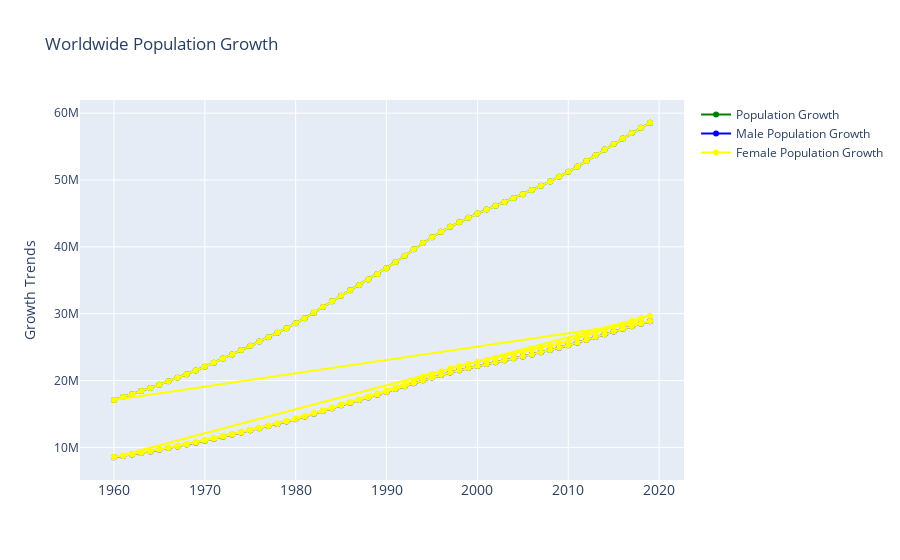

The code cell stored with this chart in its notebook:
### Code cell
fig = go.Figure()
fig.add_trace(
    go.Scatter(x = country_df['Year'],
               y = country_df['Population'],
               mode = 'lines+markers',
               name = 'Population Growth',
               line = dict(color = "Green", width = 2)))
fig.add_trace(
    go.Scatter(x = sa_males_df['Year'],
               y = sa_males_df['Male Population'],
               mode = 'lines+markers',
               name = 'Male Population Growth',
               line = dict(color = "Blue", width = 2)))
fig.add_trace(
    go.Scatter(x = sa_females_df['Years'],
               y = sa_females_df['Female Population'],
               mode = 'lines+markers',
               name = 'Female Population Growth',
               line = dict(color = "Yellow", width = 2)))
fig.update_layout(
    title = 'Worldwide Population Growth',
    xaxis_tickfont_size = 14,
    yaxis = dict(title = 'Growth Trends'))

fig.show()

### Figure 1 — Plotly figure (JSON) as saved in the notebook; plotly's stock layout.template omitted (floating-point values rounded to 4 significant figures; data arrays with more than 128 entries replaced by an {"elided": "..."} marker saying what was removed)
{"data": [{"line": {"color": "Green", "width": 2}, "mode": "lines+markers", "name": "Population Growth", "type": "scatter", "x": [1960, 1961, 1962, 1963, 1964, 1965, 1966, 1967, 1968, 1969, 1970, 1971, 1972, 1973, 1974, 1975, 1976, 1977, 1978, 1979, 1980, 1981, 1982, 1983, 1984, 1985, 1986, 1987, 1988, 1989, 1990, 1991, 1992, 1993, 1994, 1995, 1996, 1997, 1998, 1999, 2000, 2001, 2002, 2003, 2004, 2005, 2006, 2007, 2008, 2009, 2010, 2011, 2012, 2013, 2014, 2015, 2016, 2017, 2018, 2019], "y": [17099836, 17524533, 17965733, 18423157, 18896303, 19384838, 19888259, 20406863, 20942147, 21496075, 22069783, 22665265, 23281517, 23913090, 24552540, 25195184, 25836890, 26480915, 27138966, 27827325, 28556771, 29333095, 30150448, 30993762, 31841588, 32678876, 33495956, 34297727, 35100905, 35930056, 36800507, 37718952, 38672611, 39633754, 40564061, 41435761, 42241007, 42987456, 43682259, 44338551, 44967713, 45571272, 46150913, 46719203, 47291610, 47880595, 48489464, 49119766, 49779472, 50477013, 51216967, 52003759, 52832659, 53687125, 54544184, 55386369, 56207649, 57009751, 57792520, 58558267]}, {"line": {"color": "Blue", "width": 2}, "mode": "lines+markers", "name": "Male Population Growth", "type": "scatter", "x": [1960, 1961, 1962, 1963, 1964, 1965, 1966, 1967, 1968, 1969, 1970, 1971, 1972, 1973, 1974, 1975, 1976, 1977, 1978, 1979, 1980, 1981, 1982, 1983, 1984, 1985, 1986, 1987, 1988, 1989, 1990, 1991, 1992, 1993, 1994, 1995, 1996, 1997, 1998, 1999, 2000, 2001, 2002, 2003, 2004, 2005, 2006, 2007, 2008, 2009, 2010, 2011, 2012, 2013, 2014, 2015, 2016, 2017, 2018, 2019], "y": [8525730, 8731345, 8945525, 9168471, 9400373, 9641347, 9891210, 10149952, 10418102, 10696290, 10984786, 11284637, 11595252, 11913328, 12234403, 12555653, 12874487, 13192749, 13517440, 13858334, 14221869, 14611318, 15023014, 15447946, 15873315, 16290023, 16693182, 17085558, 17474802, 17872452, 18285907, 18717918, 19162965, 19610220, 20044658, 20455347, 20839575, 21200407, 21539952, 21862384, 22171606, 22468020, 22752951, 23032769, 23315480, 23607459, 23910124, 24223890, 24552622, 24900459, 25269501, 25662032, 26075395, 26500317, 26924050, 27337004, 27735713, 28121437, 28495093, 28859302]}, {"line": {"color": "Yellow", "width": 2}, "mode": "lines+markers", "name": "Female Population Growth", "type": "scatter", "x": {"elided": "180 int values"}, "y": {"elided": "180 int values"}}], "layout": {"title": {"text": "Worldwide Population Growth"}, "xaxis": {"tickfont": {"size": 14}}, "yaxis": {"title": {"text": "Growth Trends"}}}}
